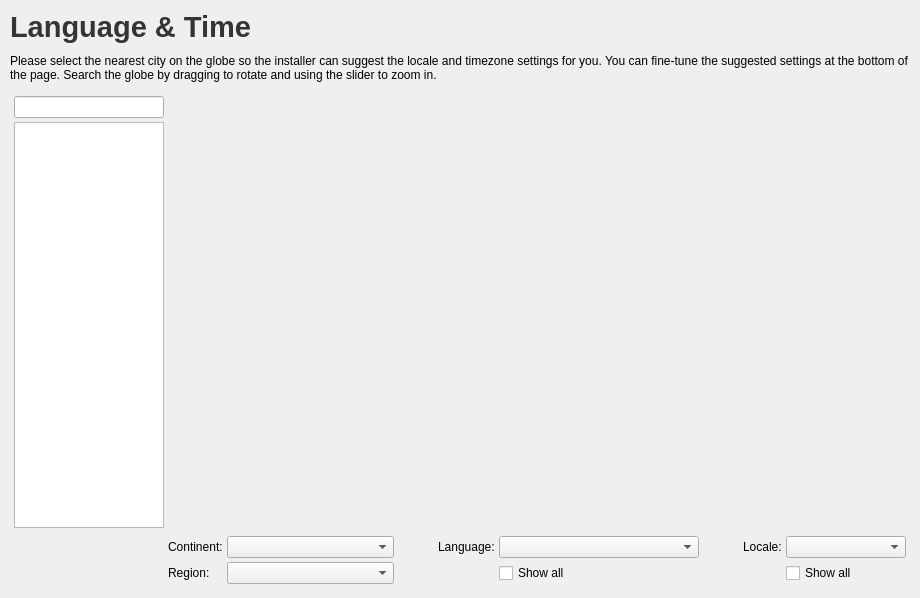
<?xml version="1.0" encoding="UTF-8"?>
<ui version="4.0">
 <class>Locale</class>
 <widget class="QWidget" name="Locale">
  <property name="geometry">
   <rect>
    <x>0</x>
    <y>0</y>
    <width>920</width>
    <height>596</height>
   </rect>
  </property>
  <property name="windowTitle">
   <string>Form</string>
  </property>
  <layout class="QVBoxLayout" name="verticalLayout">
   <property name="spacing">
    <number>10</number>
   </property>
   <property name="margin">
    <number>10</number>
   </property>
   <item>
    <widget class="QLabel" name="label_4">
     <property name="font">
      <font>
       <pointsize>14</pointsize>
      </font>
     </property>
     <property name="text">
      <string>&lt;!DOCTYPE HTML PUBLIC &quot;-//W3C//DTD HTML 4.0//EN&quot; &quot;http://www.w3.org/TR/REC-html40/strict.dtd&quot;&gt;
&lt;html&gt;&lt;head&gt;&lt;meta name=&quot;qrichtext&quot; content=&quot;1&quot; /&gt;&lt;style type=&quot;text/css&quot;&gt;
p, li { white-space: pre-wrap; }
&lt;/style&gt;&lt;/head&gt;&lt;body style=&quot; font-family:'Bitstream Vera Sans'; font-size:9pt; font-weight:400; font-style:normal;&quot;&gt;
&lt;p style=&quot; margin-top:0px; margin-bottom:0px; margin-left:0px; margin-right:0px; -qt-block-indent:0; text-indent:0px; font-family:'Sans Serif'; font-size:10pt;&quot;&gt;&lt;span style=&quot; font-size:22pt; font-weight:600; color:#343434;&quot;&gt;Language &amp;amp; Time&lt;/span&gt;&lt;/p&gt;&lt;/body&gt;&lt;/html&gt;</string>
     </property>
     <property name="alignment">
      <set>Qt::AlignLeading|Qt::AlignLeft|Qt::AlignVCenter</set>
     </property>
    </widget>
   </item>
   <item>
    <widget class="QLabel" name="label_5">
     <property name="text">
      <string>Please select the nearest city on the globe so the installer can suggest the locale and timezone settings for you. You can fine-tune the suggested settings at the bottom of the page. Search the globe by dragging to rotate and using the slider to zoom in.</string>
     </property>
     <property name="wordWrap">
      <bool>true</bool>
     </property>
    </widget>
   </item>
   <item>
    <layout class="QGridLayout" name="gridLayout_2">
     <property name="margin">
      <number>4</number>
     </property>
     <property name="spacing">
      <number>4</number>
     </property>
     <item row="0" column="0">
      <widget class="KLineEdit" name="locationsSearch">
       <property name="sizePolicy">
        <sizepolicy hsizetype="Preferred" vsizetype="Fixed">
         <horstretch>0</horstretch>
         <verstretch>0</verstretch>
        </sizepolicy>
       </property>
       <property name="clickMessage">
        <string>Search...</string>
       </property>
      </widget>
     </item>
     <item row="0" column="1" rowspan="3">
      <widget class="Marble::MarbleWidget" name="marble" native="true">
       <property name="sizePolicy">
        <sizepolicy hsizetype="MinimumExpanding" vsizetype="MinimumExpanding">
         <horstretch>0</horstretch>
         <verstretch>0</verstretch>
        </sizepolicy>
       </property>
       <property name="minimumSize">
        <size>
         <width>0</width>
         <height>450</height>
        </size>
       </property>
       <property name="zoom">
        <number>1045</number>
       </property>
      </widget>
     </item>
     <item row="1" column="0">
      <widget class="QListView" name="locationsView">
       <property name="sizePolicy">
        <sizepolicy hsizetype="Maximum" vsizetype="Expanding">
         <horstretch>0</horstretch>
         <verstretch>0</verstretch>
        </sizepolicy>
       </property>
       <property name="maximumSize">
        <size>
         <width>150</width>
         <height>16777215</height>
        </size>
       </property>
      </widget>
     </item>
     <item row="5" column="1">
      <layout class="QGridLayout" name="gridLayout_3">
       <item row="0" column="0">
        <widget class="QLabel" name="label">
         <property name="sizePolicy">
          <sizepolicy hsizetype="Preferred" vsizetype="Preferred">
           <horstretch>0</horstretch>
           <verstretch>0</verstretch>
          </sizepolicy>
         </property>
         <property name="minimumSize">
          <size>
           <width>0</width>
           <height>0</height>
          </size>
         </property>
         <property name="text">
          <string>Continent:</string>
         </property>
        </widget>
       </item>
       <item row="0" column="1">
        <widget class="QComboBox" name="continentCombo">
         <property name="sizePolicy">
          <sizepolicy hsizetype="Expanding" vsizetype="Fixed">
           <horstretch>0</horstretch>
           <verstretch>0</verstretch>
          </sizepolicy>
         </property>
         <property name="maximumSize">
          <size>
           <width>250</width>
           <height>16777215</height>
          </size>
         </property>
        </widget>
       </item>
       <item row="0" column="3">
        <widget class="QLabel" name="label_3">
         <property name="text">
          <string>Language:</string>
         </property>
        </widget>
       </item>
       <item row="0" column="4" colspan="3">
        <widget class="QComboBox" name="kdeLanguageCombo">
         <property name="sizePolicy">
          <sizepolicy hsizetype="Expanding" vsizetype="Fixed">
           <horstretch>0</horstretch>
           <verstretch>0</verstretch>
          </sizepolicy>
         </property>
         <property name="minimumSize">
          <size>
           <width>200</width>
           <height>0</height>
          </size>
         </property>
        </widget>
       </item>
       <item row="0" column="8">
        <widget class="QLabel" name="label_2">
         <property name="text">
          <string>Locale:</string>
         </property>
        </widget>
       </item>
       <item row="0" column="9" colspan="2">
        <widget class="QComboBox" name="localeCombo">
         <property name="sizePolicy">
          <sizepolicy hsizetype="Expanding" vsizetype="Fixed">
           <horstretch>0</horstretch>
           <verstretch>0</verstretch>
          </sizepolicy>
         </property>
         <property name="minimumSize">
          <size>
           <width>120</width>
           <height>0</height>
          </size>
         </property>
        </widget>
       </item>
       <item row="0" column="2">
        <spacer name="horizontalSpacer">
         <property name="orientation">
          <enum>Qt::Horizontal</enum>
         </property>
         <property name="sizeType">
          <enum>QSizePolicy::Fixed</enum>
         </property>
         <property name="sizeHint" stdset="0">
          <size>
           <width>40</width>
           <height>20</height>
          </size>
         </property>
        </spacer>
       </item>
       <item row="0" column="7">
        <spacer name="horizontalSpacer_2">
         <property name="orientation">
          <enum>Qt::Horizontal</enum>
         </property>
         <property name="sizeType">
          <enum>QSizePolicy::Fixed</enum>
         </property>
         <property name="sizeHint" stdset="0">
          <size>
           <width>40</width>
           <height>20</height>
          </size>
         </property>
        </spacer>
       </item>
       <item row="1" column="9" colspan="2">
        <widget class="QCheckBox" name="showLocalesCheck">
         <property name="text">
          <string>Show all</string>
         </property>
        </widget>
       </item>
       <item row="1" column="4" colspan="3">
        <widget class="QCheckBox" name="showKDELangsCheck">
         <property name="text">
          <string>Show all</string>
         </property>
        </widget>
       </item>
       <item row="1" column="0">
        <widget class="QLabel" name="label_6">
         <property name="text">
          <string>Region: </string>
         </property>
        </widget>
       </item>
       <item row="1" column="1">
        <widget class="QComboBox" name="regionCombo"/>
       </item>
      </layout>
     </item>
    </layout>
   </item>
  </layout>
 </widget>
 <customwidgets>
  <customwidget>
   <class>KLineEdit</class>
   <extends>QLineEdit</extends>
   <header>klineedit.h</header>
  </customwidget>
  <customwidget>
   <class>Marble::MarbleWidget</class>
   <extends>QWidget</extends>
   <header location="global">marble/MarbleWidget.h</header>
   <container>1</container>
  </customwidget>
 </customwidgets>
 <resources/>
 <connections/>
</ui>
